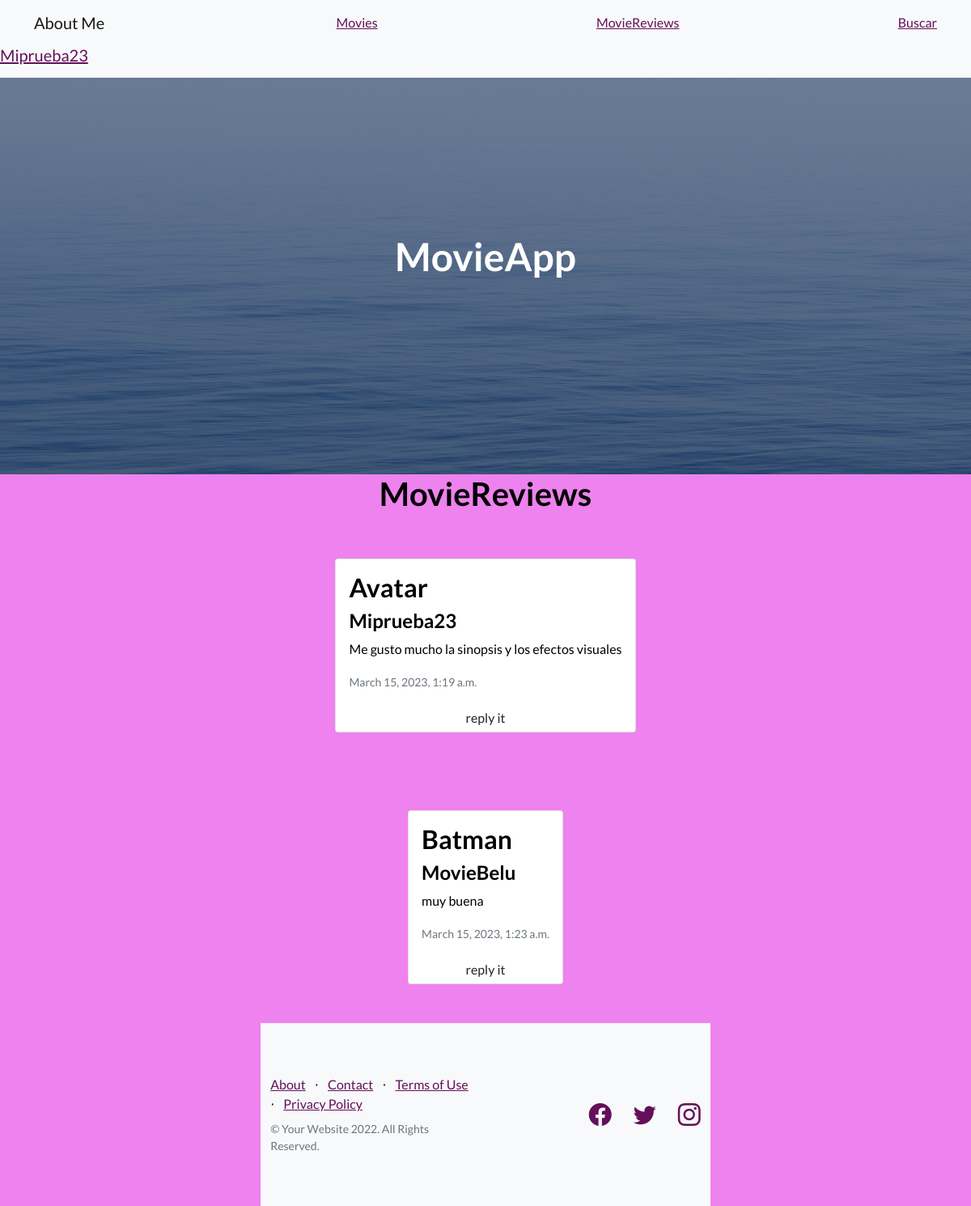
Page /all_reviews/ (signed in) on the committed database.
### AppCoder/models.py (models this page shows)
class Review(models.Model):
    title =  models.CharField(max_length=40)
    text = models.CharField(max_length=500)
    user =models.ForeignKey(UserAuth,on_delete=models.CASCADE)
    date = models.DateTimeField(auto_now_add=True)

### AppCoder/views.py (the view)
# urls.py: path('all_reviews/', views.all_reviews ,name ='all_reviews'),
@login_required
def all_reviews(request):
    all_reviews = Review.objects.all()
    context = {'all_reviews': all_reviews, }
    return render(request, 'reviews.html', context)

### AppCoder/templates/reviews.html (shortened to what this page needs)
{% extends 'index.html' %} {% block title %}<title>Ultimas Reviews</title> {%endblock%}
{%block main_content %}
<div class="d-flex flex-column align-items-center">
  <h1 class="title">MovieReviews</h1>
  {% if all_reviews %} {% for review in all_reviews %}
  <div class="card my-card" style="margin: 3rem 0">
    <div class="card-body">
      <h2 class="card-title">{{review.title}}</h2>
      <h4 class="card-title">{{review.user}}</h4>
      <p class="card-text">{{review.text}}</p>
      <p class="card-text">
        <small class="text-muted">{{review.date}}</small>
      </p>
    </div>
    <a href="{% url 'detail_reviews' review.id %}" class="btn btn-post py-1"
    >reply it</a
    >
  </div>
  {% endfor %} {% else %}
  <span style="color: red"> No se encontraron MovieReviews</span>
  {% endif %} {% endblock %}

### AppCoder/templates/index.html (shortened to what this page needs)
<!DOCTYPE html>
<html lang="en">
    <head>
        {% load static %}
        <link href="https://cdn.jsdelivr.net/npm/bootstrap-icons@1.5.0/font/bootstrap-icons.css" rel="stylesheet" type="text/css" />
        <link href="{% static 'css/styles.css' %}" rel="stylesheet" />
    </head>
    <body>
        <nav class="navbar navbar-light bg-light static-top">
            <div class="container">
                <a class="navbar-brand" href="/">About Me</a>
                <a href="/add_form">Movies</a>
                <a href="/all_reviews/">MovieReviews</a>
                <a href="/busqueda/">Buscar</a>
            </div>
            {% if user.is_authenticated %}
            <span class="navbar-brand color"><a href="/edit-profile/">{{user.username}}</a></span>
            {% else %}
    <a class="btn btn-primary py-1" href="{% url 'login' %}">Login</a>
    {% endif %}
        </nav>
        <header class="masthead">
            <div class="container position-relative">
                <div class="row justify-content-center">
                    <div class="col-xl-6">
                        <div class="text-center text-white">
                            <h1 class="mb-5">MovieApp</h1>
                        </div>
                    </div>
                </div>
            </div>
        </header>
         {% block main_content %}{% endblock %}
        <footer class="footer bg-light">
            <div class="container">
                <div class="row">
                    <div class="col-lg-6 h-100 text-center text-lg-start my-auto">
                        <ul class="list-inline mb-2">
                            <li class="list-inline-item"><a href="#!">About</a></li>
                            <li class="list-inline-item">⋅</li>
                            <li class="list-inline-item"><a href="#!">Contact</a></li>
                            <li class="list-inline-item">⋅</li>
                            <li class="list-inline-item"><a href="#!">Terms of Use</a></li>
                            <li class="list-inline-item">⋅</li>
                            <li class="list-inline-item"><a href="#!">Privacy Policy</a></li>
                        </ul>
                        <p class="text-muted small mb-4 mb-lg-0">&copy; Your Website 2022. All Rights Reserved.</p>
                    </div>
                    <div class="col-lg-6 h-100 text-center text-lg-end my-auto">
                        <ul class="list-inline mb-0">
                            <li class="list-inline-item me-4">
                                <a href="#!"><i class="bi-facebook fs-3"></i></a>
                            </li>
                            <li class="list-inline-item me-4">
                                <a href="#!"><i class="bi-twitter fs-3"></i></a>
                            </li>
                            <li class="list-inline-item">
                                <a href="#!"><i class="bi-instagram fs-3"></i></a>
                            </li>
                        </ul>
                    </div>
                </div>
            </div>
        </footer>
    </body>
</html>

### rows in the picture
Review: title "Avatar", user "Miprueba23", text "Me gusto mucho la sinopsis y los efectos visuales", date "March 15, 2023, 1:19 a.m."
Review: title "Batman", user "MovieBelu", text "muy buena", date "March 15, 2023, 1:23 a.m."

### other values in the picture
{{ user.username }} "Miprueba23"
